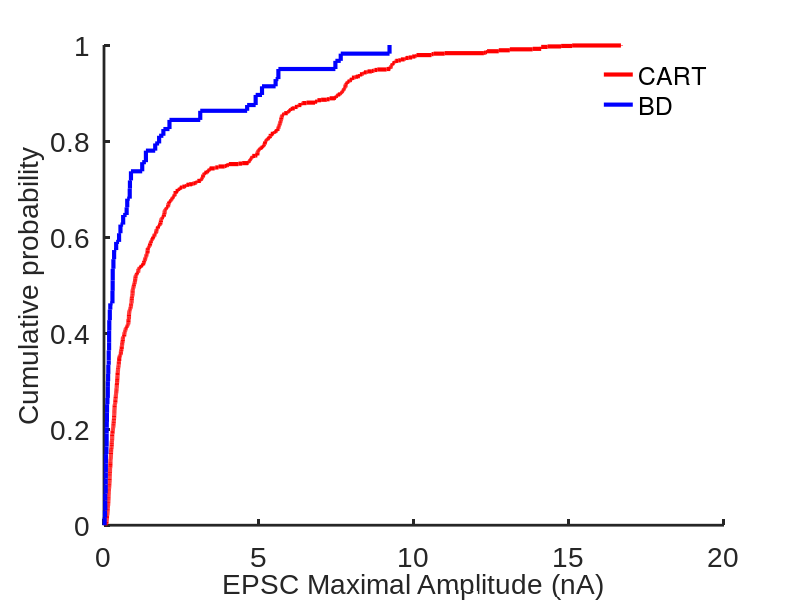
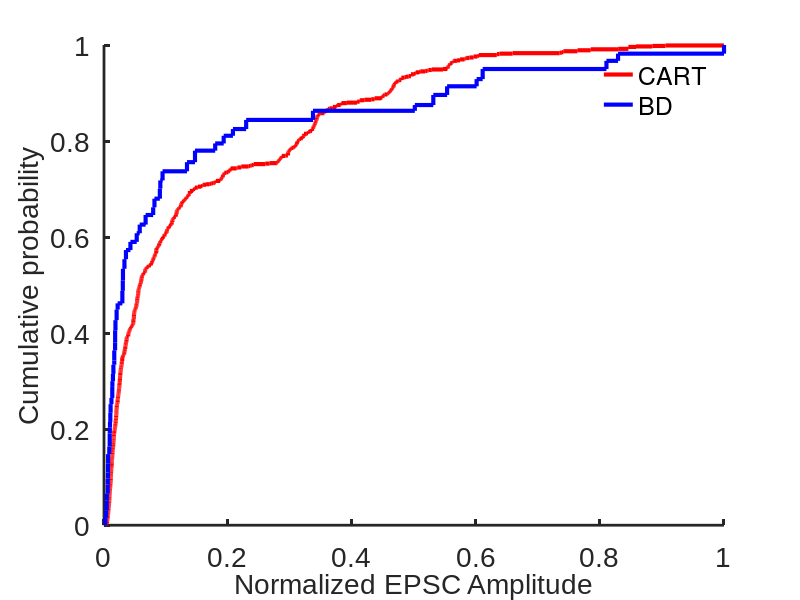
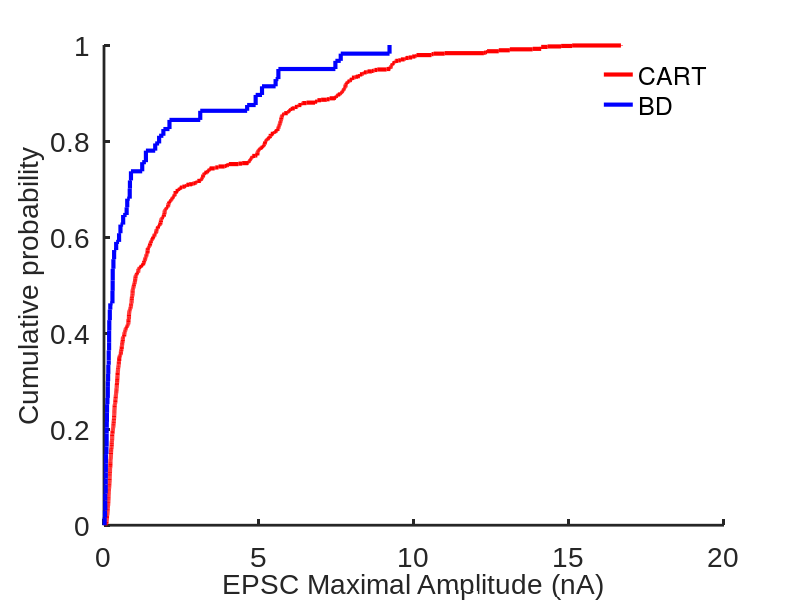
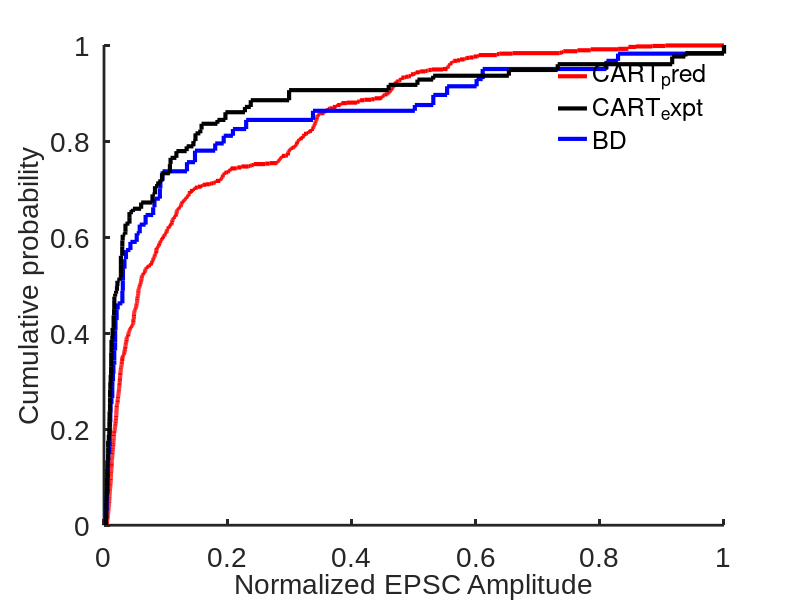

Reproduce these figures in MATLAB, in order.
close all
clear variables
clc

data = importdata('BD_AMPA_MAX.csv'); % Pool of maximum currents evoked by BD-CreER+ inputs 
data_cart = importdata('CART_AMPA_MAX.csv'); % Pool of maximum currents evoked by CART-Cre+ inputs
TC_total = 1000; 
BD_frac = 0.494; % Fraction of ventral ooDSGCs 
Dors_frac = 0.506; % Fraction of dorsal ooDSGCs

RGC_BD = [];
RGC_Dors = [];
RGC_CART = [];
CART = [];

i = 1;
while i <= TC_total 
    RGC_Dors (i) = data(randi(size(data,1)));
    RGC_BD (i) = data(randi(size(data,1)));
    RGC_CART (i) = RGC_Dors (i) + RGC_BD (i);
    CART(i) = data_cart(randi(size(data_cart,1)));
    i = i+1;
end

RGC_CART_plot = cdfplot (RGC_CART);
hold on;
BD_plot = cdfplot (RGC_BD);
hold on;
set (RGC_CART_plot, 'LineWidth', 3, 'Color', 'R');
set (BD_plot, 'LineWidth', 3, 'Color', 'B');
set(gca, 'LineWidth', 2);
set(gca, 'FontName', 'Arial');
set(gca, 'FontSize', 20);
box off
grid off
xlabel('EPSC Maximal Amplitude (nA)','FontSize',20);
ylabel('Cumulative probability','FontSize',20);
legend([RGC_CART_plot BD_plot], 'CART', 'BD', 'Location', 'best')
%legend("");
legend boxoff
title("");

nor_RGC_CART = RGC_CART / max (RGC_CART);
nor_RGC_BD = RGC_BD / max (RGC_BD);
nor_CART = CART / max (CART);

figure (2);
nor_RGC_CART_plot = cdfplot (nor_RGC_CART);
hold on;
nor_BD_plot = cdfplot (nor_RGC_BD);
set (nor_RGC_CART_plot, 'LineWidth', 3, 'Color', 'R');
set (nor_BD_plot, 'LineWidth', 3, 'Color', 'B');
set(gca, 'LineWidth', 2);
set(gca, 'FontName', 'Arial');
set(gca, 'FontSize', 20);
box off
grid off
xlabel('Normalized EPSC Amplitude','FontSize',20);
ylabel('Cumulative probability','FontSize',20);
legend([nor_RGC_CART_plot nor_BD_plot], 'CART', 'BD', 'Location', 'best')
%legend ("");
legend boxoff
title("");

j = 1;
i = 1;
while j <= length (RGC_CART)
    if RGC_CART (j) > 0
        RGC_CART_nonZ (i) = RGC_CART (j);
        i = i+1;
    else
    end
    j = j+1;
end

j = 1;
i = 1;
while j <= length (RGC_BD)
    if RGC_BD (j) > 0
        RGC_BD_nonZ (i) = RGC_BD (j);
        i = i+1;
    else
    end
    j = j+1;
end

j = 1;
i = 1;
while j <= length (RGC_Dors)
    if RGC_Dors (j) > 0
        RGC_Dors_nonZ (i) = RGC_Dors (j);
        i = i+1;
    else
    end
    j = j+1;
end

j = 1;
i = 1;
while j <= length (CART)
    if CART (j) > 0
        CART_nonZ (i) = CART (j);
        i = i+1;
    else
    end
    j = j+1;
end

figure (3);
RGC_CART_nonZ_plot = cdfplot (RGC_CART_nonZ);
hold on;
RGC_BD_nonZ_plot = cdfplot (RGC_BD_nonZ);
set (RGC_CART_nonZ_plot, 'LineWidth', 3, 'Color', 'R');
set (RGC_BD_nonZ_plot, 'LineWidth', 3, 'Color', 'B');
set(gca, 'LineWidth', 2);
set(gca, 'FontName', 'Arial');
set(gca, 'FontSize', 20);
box off
grid off
xlabel('EPSC Maximal Amplitude (nA)','FontSize',20);
ylabel('Cumulative probability','FontSize',20);
legend([RGC_CART_nonZ_plot RGC_BD_nonZ_plot], 'CART', 'BD', 'Location', 'best')
%legend("");
legend boxoff
title("");

j = 1;
i = 1;
while j <= length (nor_RGC_CART)
    if nor_RGC_CART (j) > 0
        nor_RGC_CART_nonZ (i) = nor_RGC_CART (j);
        i = i+1;
    else
    end
    j = j+1;
end

j = 1;
i = 1;
while j <= length (nor_RGC_BD)
    if nor_RGC_BD (j) > 0
        nor_RGC_BD_nonZ (i) = nor_RGC_BD (j);
        i = i+1;
    else
    end
    j = j+1;
end

j = 1;
i = 1;
while j <= length (nor_CART)
    if nor_CART (j) > 0
        nor_CART_nonZ (i) = nor_CART (j);
        i = i+1;
    else
    end
    j = j+1;
end

figure (4);
nor_RGC_CART_nonZ_plot = cdfplot (nor_RGC_CART_nonZ);
hold on;
nor_RGC_BD_nonZ_plot = cdfplot (nor_RGC_BD_nonZ);
hold on;
nor_CART_nonZ_plot = cdfplot (nor_CART_nonZ);
set (nor_RGC_CART_nonZ_plot, 'LineWidth', 3, 'Color', 'R');
set (nor_RGC_BD_nonZ_plot, 'LineWidth', 3, 'Color', 'B');
set (nor_CART_nonZ_plot, 'LineWidth', 3, 'Color', 'k');
set(gca, 'LineWidth', 2);
set(gca, 'FontName', 'Arial');
set(gca, 'FontSize', 20);
box off
grid off
xlabel('Normalized EPSC Amplitude','FontSize',20);
ylabel('Cumulative probability','FontSize',20);
legend([nor_RGC_CART_nonZ_plot nor_CART_nonZ_plot nor_RGC_BD_nonZ_plot], 'CART_pred', 'CART_expt', 'BD', 'Location', 'best');
%legend("");
legend boxoff
title("");
[nor_nonZ_h1,p1] = kstest2 (nor_RGC_CART_nonZ, nor_RGC_BD_nonZ);



